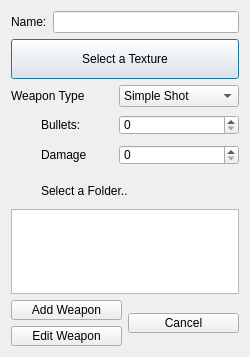
<?xml version="1.0" encoding="UTF-8"?>
<ui version="4.0">
 <class>QOmgWeaponsDialog</class>
 <widget class="QDialog" name="QOmgWeaponsDialog">
  <property name="geometry">
   <rect>
    <x>0</x>
    <y>0</y>
    <width>250</width>
    <height>357</height>
   </rect>
  </property>
  <property name="maximumSize">
   <size>
    <width>250</width>
    <height>16777215</height>
   </size>
  </property>
  <property name="windowTitle">
   <string>Dialog</string>
  </property>
  <layout class="QVBoxLayout" name="verticalLayout_2">
   <item>
    <layout class="QHBoxLayout" name="horizontalLayout_3">
     <item>
      <widget class="QLabel" name="label_2">
       <property name="text">
        <string>Name:</string>
       </property>
      </widget>
     </item>
     <item>
      <widget class="QLineEdit" name="_name"/>
     </item>
    </layout>
   </item>
   <item>
    <widget class="QPushButton" name="_pb_textures">
     <property name="minimumSize">
      <size>
       <width>82</width>
       <height>40</height>
      </size>
     </property>
     <property name="maximumSize">
      <size>
       <width>16777215</width>
       <height>80</height>
      </size>
     </property>
     <property name="styleSheet">
      <string notr="true"/>
     </property>
     <property name="text">
      <string>Select a Texture</string>
     </property>
     <property name="icon">
      <iconset resource="../images.qrc">
       <normaloff>:/Media/gun.png</normaloff>:/Media/gun.png</iconset>
     </property>
     <property name="iconSize">
      <size>
       <width>32</width>
       <height>32</height>
      </size>
     </property>
    </widget>
   </item>
   <item>
    <layout class="QHBoxLayout" name="horizontalLayout_7">
     <item>
      <widget class="QLabel" name="label_8">
       <property name="text">
        <string>Weapon Type</string>
       </property>
      </widget>
     </item>
     <item>
      <widget class="QComboBox" name="cbTypeWeapon">
       <property name="minimumSize">
        <size>
         <width>120</width>
         <height>0</height>
        </size>
       </property>
       <property name="maximumSize">
        <size>
         <width>120</width>
         <height>16777215</height>
        </size>
       </property>
       <item>
        <property name="text">
         <string>Simple Shot</string>
        </property>
       </item>
       <item>
        <property name="text">
         <string>Blast Shot</string>
        </property>
       </item>
       <item>
        <property name="text">
         <string>Multi Shot</string>
        </property>
       </item>
      </widget>
     </item>
    </layout>
   </item>
   <item>
    <layout class="QHBoxLayout" name="horizontalLayout_4">
     <item>
      <widget class="QLabel" name="bulletIcon">
       <property name="minimumSize">
        <size>
         <width>24</width>
         <height>24</height>
        </size>
       </property>
       <property name="maximumSize">
        <size>
         <width>24</width>
         <height>24</height>
        </size>
       </property>
       <property name="text">
        <string/>
       </property>
       <property name="pixmap">
        <pixmap resource="../images.qrc">:/Media/bullet.png</pixmap>
       </property>
       <property name="scaledContents">
        <bool>true</bool>
       </property>
       <property name="alignment">
        <set>Qt::AlignCenter</set>
       </property>
      </widget>
     </item>
     <item>
      <widget class="QLabel" name="bulletLabel">
       <property name="text">
        <string>Bullets:</string>
       </property>
      </widget>
     </item>
     <item>
      <widget class="QSpinBox" name="bulletSpin">
       <property name="minimumSize">
        <size>
         <width>120</width>
         <height>20</height>
        </size>
       </property>
       <property name="maximumSize">
        <size>
         <width>120</width>
         <height>20</height>
        </size>
       </property>
       <property name="maximum">
        <number>1000</number>
       </property>
       <property name="singleStep">
        <number>5</number>
       </property>
      </widget>
     </item>
    </layout>
   </item>
   <item>
    <layout class="QHBoxLayout" name="horizontalLayout_5">
     <item>
      <widget class="QLabel" name="bulletIcon_2">
       <property name="minimumSize">
        <size>
         <width>24</width>
         <height>24</height>
        </size>
       </property>
       <property name="maximumSize">
        <size>
         <width>24</width>
         <height>24</height>
        </size>
       </property>
       <property name="text">
        <string/>
       </property>
       <property name="pixmap">
        <pixmap resource="../images.qrc">:/Media/damage.png</pixmap>
       </property>
       <property name="scaledContents">
        <bool>true</bool>
       </property>
       <property name="alignment">
        <set>Qt::AlignCenter</set>
       </property>
      </widget>
     </item>
     <item>
      <widget class="QLabel" name="bulletLabel_2">
       <property name="text">
        <string>Damage</string>
       </property>
      </widget>
     </item>
     <item>
      <widget class="QSpinBox" name="_damageSpin">
       <property name="minimumSize">
        <size>
         <width>120</width>
         <height>20</height>
        </size>
       </property>
       <property name="maximumSize">
        <size>
         <width>120</width>
         <height>20</height>
        </size>
       </property>
       <property name="maximum">
        <number>1000</number>
       </property>
       <property name="singleStep">
        <number>5</number>
       </property>
      </widget>
     </item>
    </layout>
   </item>
   <item>
    <widget class="QColorButton" name="widget" native="true"/>
   </item>
   <item>
    <layout class="QHBoxLayout" name="horizontalLayout_2">
     <item>
      <widget class="QLabel" name="label">
       <property name="minimumSize">
        <size>
         <width>24</width>
         <height>24</height>
        </size>
       </property>
       <property name="maximumSize">
        <size>
         <width>24</width>
         <height>24</height>
        </size>
       </property>
       <property name="text">
        <string/>
       </property>
       <property name="pixmap">
        <pixmap resource="../images.qrc">:/Media/folder.png</pixmap>
       </property>
       <property name="scaledContents">
        <bool>true</bool>
       </property>
      </widget>
     </item>
     <item>
      <widget class="QLabel" name="label_3">
       <property name="text">
        <string>Select a Folder..</string>
       </property>
      </widget>
     </item>
    </layout>
   </item>
   <item>
    <widget class="QListWidget" name="folderList">
     <property name="minimumSize">
      <size>
       <width>0</width>
       <height>50</height>
      </size>
     </property>
     <property name="maximumSize">
      <size>
       <width>16777215</width>
       <height>16777215</height>
      </size>
     </property>
    </widget>
   </item>
   <item>
    <layout class="QHBoxLayout" name="horizontalLayout">
     <item>
      <layout class="QVBoxLayout" name="verticalLayout">
       <item>
        <widget class="QPushButton" name="_newWeapon">
         <property name="minimumSize">
          <size>
           <width>82</width>
           <height>20</height>
          </size>
         </property>
         <property name="maximumSize">
          <size>
           <width>16777215</width>
           <height>20</height>
          </size>
         </property>
         <property name="styleSheet">
          <string notr="true"/>
         </property>
         <property name="text">
          <string>Add Weapon</string>
         </property>
         <property name="icon">
          <iconset resource="../images.qrc">
           <normaloff>:/Media/add.png</normaloff>:/Media/add.png</iconset>
         </property>
        </widget>
       </item>
       <item>
        <widget class="QPushButton" name="_editWeapon">
         <property name="minimumSize">
          <size>
           <width>82</width>
           <height>20</height>
          </size>
         </property>
         <property name="maximumSize">
          <size>
           <width>16777215</width>
           <height>20</height>
          </size>
         </property>
         <property name="styleSheet">
          <string notr="true"/>
         </property>
         <property name="text">
          <string>Edit Weapon</string>
         </property>
         <property name="icon">
          <iconset resource="../images.qrc">
           <normaloff>:/Media/edit.png</normaloff>:/Media/edit.png</iconset>
         </property>
        </widget>
       </item>
      </layout>
     </item>
     <item>
      <widget class="QPushButton" name="_cancel">
       <property name="sizePolicy">
        <sizepolicy hsizetype="Minimum" vsizetype="Fixed">
         <horstretch>0</horstretch>
         <verstretch>0</verstretch>
        </sizepolicy>
       </property>
       <property name="minimumSize">
        <size>
         <width>0</width>
         <height>20</height>
        </size>
       </property>
       <property name="maximumSize">
        <size>
         <width>16777215</width>
         <height>20</height>
        </size>
       </property>
       <property name="text">
        <string>Cancel</string>
       </property>
       <property name="icon">
        <iconset resource="../images.qrc">
         <normaloff>:/Media/delete.png</normaloff>:/Media/delete.png</iconset>
       </property>
      </widget>
     </item>
    </layout>
   </item>
  </layout>
 </widget>
 <customwidgets>
  <customwidget>
   <class>QColorButton</class>
   <extends>QWidget</extends>
   <header>QColorButton.h</header>
   <container>1</container>
  </customwidget>
 </customwidgets>
 <resources>
  <include location="../images.qrc"/>
  <include location="images.qrc"/>
 </resources>
 <connections/>
</ui>
